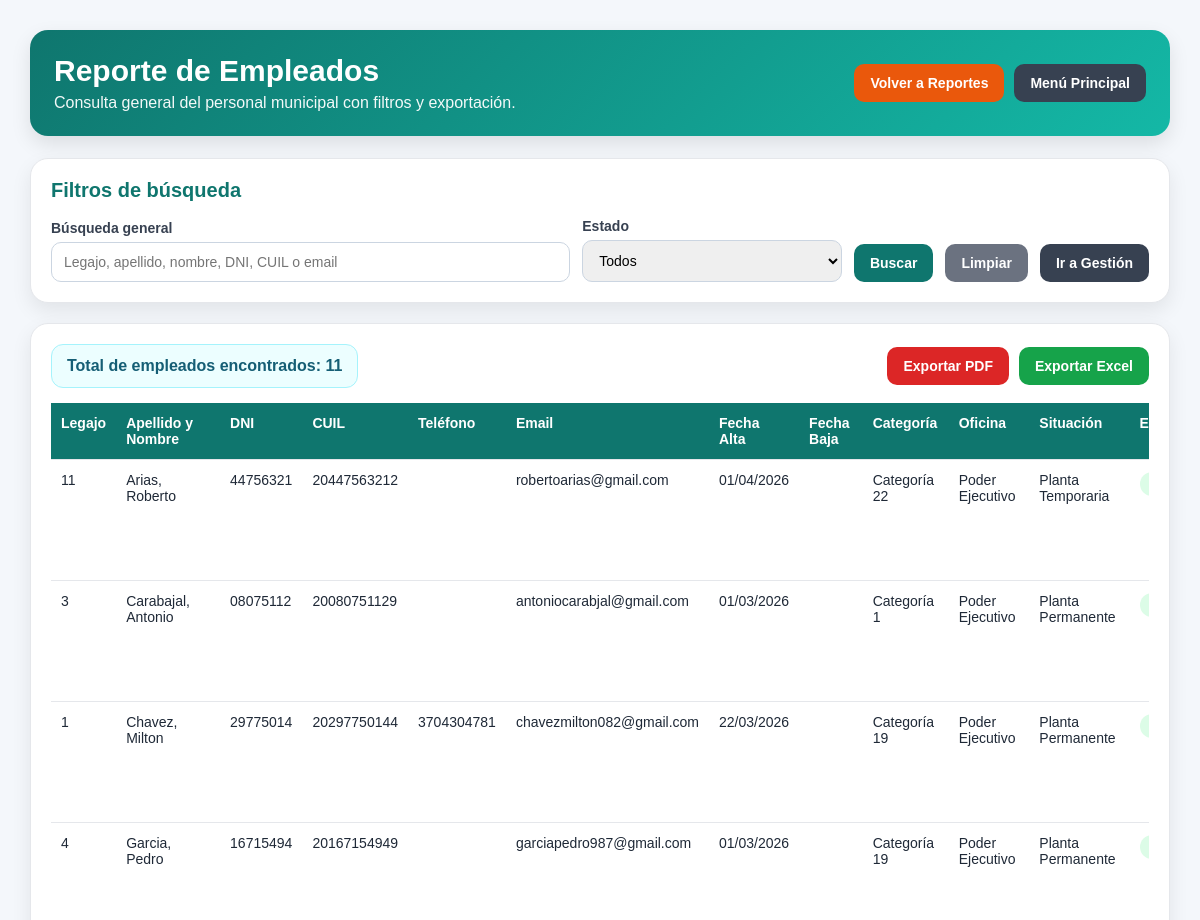
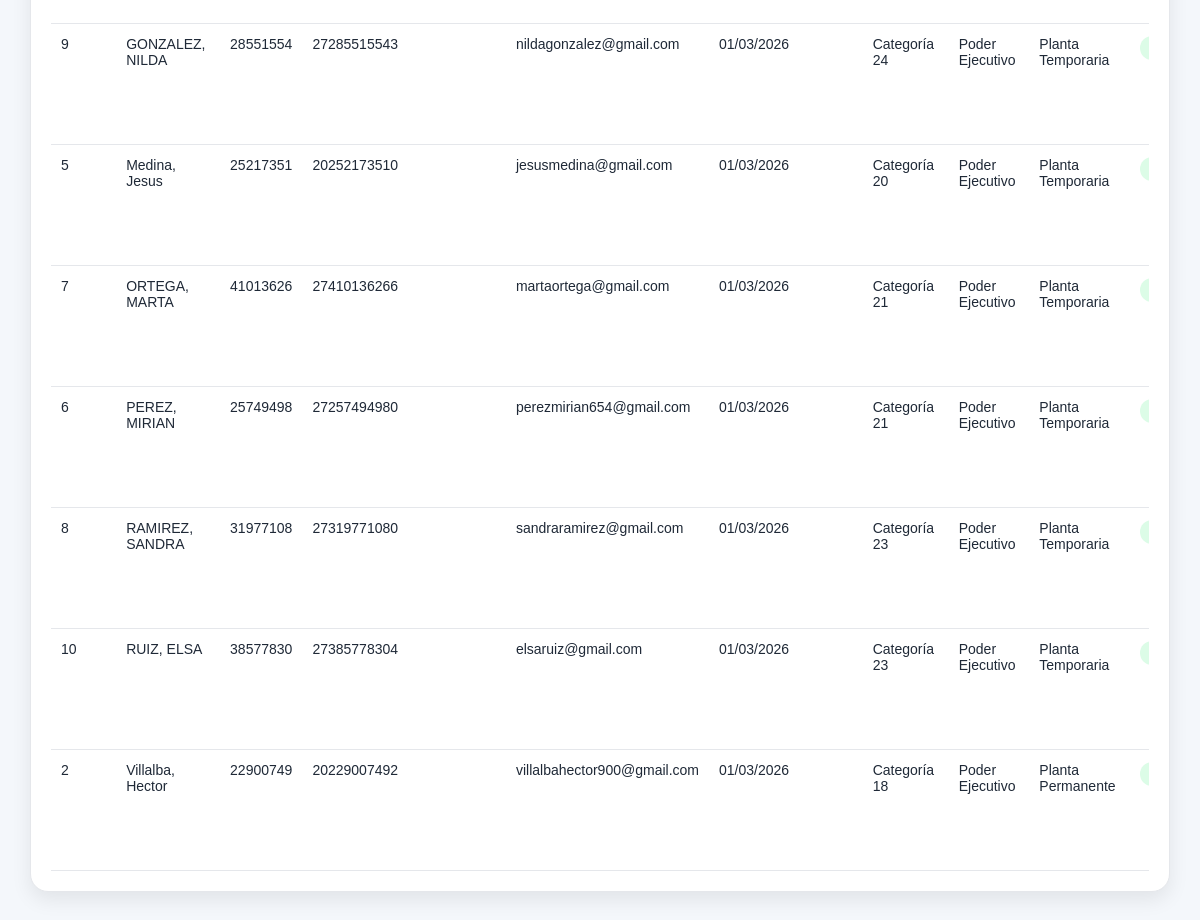
The app's page /reporte_empleados.php (signed in) with its own data (2 pictures, top to bottom).
### tables this page shows
CREATE TABLE `empleado` (
  `id` int NOT NULL AUTO_INCREMENT,
  `institucion_id` int NOT NULL,
  `oficina_id` int NOT NULL,
  `situacion_id` int NOT NULL,
  `escalafon_id` int NOT NULL,
  `categoria_id` int NOT NULL,
  `nro_legajo` varchar(20) NOT NULL,
  `apellido` varchar(80) NOT NULL,
  `nombre` varchar(80) NOT NULL,
  `dni` varchar(15) NOT NULL,
  `cuil` varchar(20) NOT NULL,
  `fecha_alta` date NOT NULL,
  `fecha_baja` date DEFAULT NULL,
  `telefono` varchar(30) DEFAULT NULL,
  `email` varchar(150) DEFAULT NULL,
  `domicilio` varchar(150) DEFAULT NULL,
  `observaciones` varchar(255) DEFAULT NULL,
  `activo` tinyint(1) DEFAULT '1',
  PRIMARY KEY (`id`),
  UNIQUE KEY `nro_legajo` (`nro_legajo`),
  UNIQUE KEY `dni` (`dni`),
  UNIQUE KEY `cuil` (`cuil`),
  UNIQUE KEY `uq_empleado_legajo` (`nro_legajo`),
  UNIQUE KEY `uq_empleado_dni` (`dni`),
  UNIQUE KEY `uq_empleado_cuil` (`cuil`),
  UNIQUE KEY `uq_empleado_email` (`email`),
  KEY `institucion_id` (`institucion_id`),
  KEY `oficina_id` (`oficina_id`),
  KEY `situacion_id` (`situacion_id`),
  KEY `escalafon_id` (`escalafon_id`),
  KEY `categoria_id` (`categoria_id`),
  CONSTRAINT `empleado_ibfk_1` FOREIGN KEY (`institucion_id`) REFERENCES `institucion` (`id`),
  CONSTRAINT `empleado_ibfk_2` FOREIGN KEY (`oficina_id`) REFERENCES `oficina` (`id`),
  CONSTRAINT `empleado_ibfk_3` FOREIGN KEY (`situacion_id`) REFERENCES `situacion` (`id`),
  CONSTRAINT `empleado_ibfk_4` FOREIGN KEY (`escalafon_id`) REFERENCES `escalafon` (`id`),
  CONSTRAINT `empleado_ibfk_5` FOREIGN KEY (`categoria_id`) REFERENCES `categoria` (`id`)
);

CREATE TABLE `categoria` (
  `id` int NOT NULL AUTO_INCREMENT,
  `codigo` varchar(20) NOT NULL,
  `nombre` varchar(100) NOT NULL,
  `sueldo_basico` decimal(12,2) DEFAULT '0.00',
  `dedicacion_funcional` decimal(12,2) DEFAULT '0.00',
  `suplemento_especial` decimal(12,2) DEFAULT '0.00',
  PRIMARY KEY (`id`),
  UNIQUE KEY `uq_categoria_codigo` (`codigo`)
);

CREATE TABLE `oficina` (
  `id` int NOT NULL AUTO_INCREMENT,
  `institucion_id` int NOT NULL,
  `nombre` varchar(120) NOT NULL,
  PRIMARY KEY (`id`),
  KEY `institucion_id` (`institucion_id`),
  CONSTRAINT `oficina_ibfk_1` FOREIGN KEY (`institucion_id`) REFERENCES `institucion` (`id`)
);

CREATE TABLE `situacion` (
  `id` int NOT NULL AUTO_INCREMENT,
  `nombre` varchar(100) NOT NULL,
  PRIMARY KEY (`id`)
);

### reporte_empleados.php (the view, shortened to what this page needs)
<?php
require_once("conexion.php");
$busqueda = trim($_GET['busqueda'] ?? "");
$estado   = trim($_GET['estado'] ?? "");
$sql = "
    SELECT
        e.id,
        e.nro_legajo,
        e.apellido,
        e.nombre,
        e.dni,
        e.cuil,
        e.telefono,
        e.email,
        e.fecha_alta,
        e.fecha_baja,
        e.activo,
        c.nombre AS categoria,
        o.nombre AS oficina,
        s.nombre AS situacion
    FROM empleado e
    INNER JOIN categoria c ON e.categoria_id = c.id
    INNER JOIN oficina o ON e.oficina_id = o.id
    INNER JOIN situacion s ON e.situacion_id = s.id
    WHERE 1=1
";
$sql .= " ORDER BY e.apellido, e.nombre";
$stmt = $conexion->prepare($sql);
$stmt->execute();
$resultado = $stmt->get_result();
$totalEmpleados = $resultado->num_rows;
$queryString = http_build_query([
    'busqueda' => $busqueda,
    'estado'   => $estado
]);
?>
<!DOCTYPE html>
<html lang="es">
<head>
</head>
<body>
<div class="contenedor">
    <div class="cabecera">
        <div class="cabecera-top">
            <div>
                <h1>Reporte de Empleados</h1>
                <p>Consulta general del personal municipal con filtros y exportación.</p>
            </div>
            <div class="acciones-superiores">
                <a href="reportes.php" class="btn btn-reportes">Volver a Reportes</a>
                <a href="index.php" class="btn btn-volver">Menú Principal</a>
            </div>
        </div>
    </div>
    <div class="panel">
        <h2>Filtros de búsqueda</h2>
        <form method="GET" action="reporte_empleados.php" class="filtros">
            <div class="campo">
                <label for="busqueda">Búsqueda general</label>
                <input
                    type="text"
                    id="busqueda"
                    name="busqueda"
                    placeholder="Legajo, apellido, nombre, DNI, CUIL o email"
                    value="<?php echo htmlspecialchars($busqueda); ?>"
                >
            </div>
            <div class="campo">
                <label for="estado">Estado</label>
                <select name="estado" id="estado">
                    <option value="">Todos</option>
                </select>
            </div>
            <button type="submit" class="btn btn-buscar">Buscar</button>
            <a href="reporte_empleados.php" class="btn btn-limpiar">Limpiar</a>
            <a href="empleados.php" class="btn btn-volver">Ir a Gestión</a>
        </form>
    </div>
    <div class="panel">
        <div class="resumen">
            <div class="resumen-box">
                Total de empleados encontrados: <?php echo (int)$totalEmpleados; ?>
            </div>
            <div class="acciones-exportar">
                <a href="reporte_empleados_pdf.php?<?php echo htmlspecialchars($queryString); ?>" class="btn btn-pdf">Exportar PDF</a>
                <a href="reporte_empleados_excel.php?<?php echo htmlspecialchars($queryString); ?>" class="btn btn-excel">Exportar Excel</a>
            </div>
        </div>
        <?php if ($resultado && $resultado->num_rows > 0): ?>
            <div class="tabla-contenedor">
                <table>
                    <thead>
                        <tr>
                            <th>Legajo</th>
                            <th>Apellido y Nombre</th>
                            <th>DNI</th>
                            <th>CUIL</th>
                            <th>Teléfono</th>
                            <th>Email</th>
                            <th>Fecha Alta</th>
                            <th>Fecha Baja</th>
                            <th>Categoría</th>
                            <th>Oficina</th>
                            <th>Situación</th>
                            <th>Estado</th>
                        </tr>
                    </thead>
                    <tbody>
                    <?php while ($fila = $resultado->fetch_assoc()): ?>
                        <tr>
                            <td><?php echo htmlspecialchars($fila['nro_legajo']); ?></td>
                            <td><?php echo htmlspecialchars($fila['apellido'] . ', ' . $fila['nombre']); ?></td>
                            <td><?php echo htmlspecialchars($fila['dni']); ?></td>
                            <td><?php echo htmlspecialchars($fila['cuil']); ?></td>
                            <td><?php echo htmlspecialchars($fila['telefono'] ?? ''); ?></td>
                            <td><?php echo htmlspecialchars($fila['email'] ?? ''); ?></td>
                            <td>
                                <?php echo !empty($fila['fecha_alta']) ? date("d/m/Y", strtotime($fila['fecha_alta'])) : ''; ?>
                            </td>
                            <td>
                            </td>
                            <td><?php echo htmlspecialchars($fila['categoria']); ?></td>
                            <td><?php echo htmlspecialchars($fila['oficina']); ?></td>
                            <td><?php echo htmlspecialchars($fila['situacion']); ?></td>
                            <td>
                                <?php if ((int)$fila['activo'] === 1): ?>
                                    <span class="estado-activo">Activo</span>
                                <?php else: ?>
                                    <span class="estado-inactivo">Inactivo</span>
                                <?php endif; ?>
                            </td>
                        </tr>
                    <?php endwhile; ?>
                    </tbody>
                </table>
            </div>
        <?php else: ?>
            <div class="sin-registros">
                No se encontraron empleados con los filtros seleccionados.
            </div>
        <?php endif; ?>
    </div>
</div>
</body>
</html>

### reporte_empleados.php (style rules this page uses)
* { box-sizing: border-box; }
body { margin: 0; font-family: Arial, Helvetica, sans-serif; background: #f4f7fb; color: #1f2937; }
.contenedor { width: 95%; max-width: 1400px; margin: 30px auto; }
.cabecera { background: linear-gradient(135deg, #0f766e, #14b8a6); color: white; border-radius: 18px; padding: 24px; box-shadow: 0 8px 20px rgba(0,0,0,0.10); margin-bottom: 22px; }
.cabecera-top { display: flex; justify-content: space-between; align-items: center; gap: 15px; flex-wrap: wrap; }
.cabecera h1 { margin: 0 0 6px 0; font-size: 30px; }
.cabecera p { margin: 0; opacity: 0.95; }
.acciones-superiores { display: flex; gap: 10px; flex-wrap: wrap; }
.btn { display: inline-block; text-decoration: none; border: none; border-radius: 10px; padding: 11px 16px; font-size: 14px; font-weight: bold; cursor: pointer; color: white; transition: 0.2s ease; }
.btn-volver { background: #374151; }
.btn-reportes { background: #ea580c; }
.btn-buscar { background: #0f766e; }
.btn-limpiar { background: #6b7280; }
.btn-pdf { background: #dc2626; }
.btn-excel { background: #16a34a; }
.panel { background: white; border-radius: 18px; padding: 20px; box-shadow: 0 8px 20px rgba(0,0,0,0.08); border: 1px solid #e5e7eb; margin-bottom: 20px; }
.panel h2 { margin-top: 0; margin-bottom: 16px; font-size: 20px; color: #0f766e; }
.filtros { display: grid; grid-template-columns: 2fr 1fr auto auto auto; gap: 12px; align-items: end; }
.campo label { display: block; margin-bottom: 6px; font-size: 14px; font-weight: bold; color: #374151; }
.campo input, .campo select { width: 100%; padding: 11px 12px; border: 1px solid #cbd5e1; border-radius: 10px; font-size: 14px; outline: none; }
.resumen { display: flex; justify-content: space-between; align-items: center; gap: 12px; flex-wrap: wrap; margin-bottom: 15px; }
.resumen-box { background: #ecfeff; border: 1px solid #a5f3fc; color: #155e75; padding: 12px 15px; border-radius: 12px; font-weight: bold; }
.acciones-exportar { display: flex; gap: 10px; flex-wrap: wrap; }
.tabla-contenedor { overflow-x: auto; }
table { width: 100%; min-width: 1250px; border-collapse: collapse; background: white; }
th, td { padding: 12px 10px; border-bottom: 1px solid #e5e7eb; text-align: left; font-size: 14px; vertical-align: top; }
th { background: #0f766e; color: white; position: sticky; top: 0; }
.estado-activo { display: inline-block; background: #dcfce7; color: #166534; font-weight: bold; padding: 5px 10px; border-radius: 999px; font-size: 12px; }

### records on screen
empleado: nro_legajo "11", apellido+nombre "Arias, Roberto", dni "44756321", cuil "20447563212", email "robertoarias@gmail.com", fecha_alta "01/04/2026", categoria.nombre "Categoría 22", oficina.nombre "Poder Ejecutivo", situacion.nombre "Planta Temporaria"
empleado: nro_legajo "3", apellido+nombre "Carabajal, Antonio", dni "08075112", cuil "20080751129", email "antoniocarabjal@gmail.com", fecha_alta "01/03/2026", categoria.nombre "Categoría 1", oficina.nombre "Poder Ejecutivo", situacion.nombre "Planta Permanente"
empleado: nro_legajo "1", apellido+nombre "Chavez, Milton", dni "29775014", cuil "20297750144", telefono "3704304781", email "chavezmilton082@gmail.com", fecha_alta "22/03/2026", categoria.nombre "Categoría 19", oficina.nombre "Poder Ejecutivo", situacion.nombre "Planta Permanente"
empleado: nro_legajo "4", apellido+nombre "Garcia, Pedro", dni "16715494", cuil "20167154949", email "garciapedro987@gmail.com", fecha_alta "01/03/2026", categoria.nombre "Categoría 19", oficina.nombre "Poder Ejecutivo", situacion.nombre "Planta Permanente"
empleado: nro_legajo "9", apellido+nombre "GONZALEZ, NILDA", dni "28551554", cuil "27285515543", email "nildagonzalez@gmail.com", fecha_alta "01/03/2026", categoria.nombre "Categoría 24", oficina.nombre "Poder Ejecutivo", situacion.nombre "Planta Temporaria"
empleado: nro_legajo "5", apellido+nombre "Medina, Jesus", dni "25217351", cuil "20252173510", email "jesusmedina@gmail.com", fecha_alta "01/03/2026", categoria.nombre "Categoría 20", oficina.nombre "Poder Ejecutivo", situacion.nombre "Planta Temporaria"
empleado: nro_legajo "7", apellido+nombre "ORTEGA, MARTA", dni "41013626", cuil "27410136266", email "martaortega@gmail.com", fecha_alta "01/03/2026", categoria.nombre "Categoría 21", oficina.nombre "Poder Ejecutivo", situacion.nombre "Planta Temporaria"
empleado: nro_legajo "6", apellido+nombre "PEREZ, MIRIAN", dni "25749498", cuil "27257494980", email "perezmirian654@gmail.com", fecha_alta "01/03/2026", categoria.nombre "Categoría 21", oficina.nombre "Poder Ejecutivo", situacion.nombre "Planta Temporaria"
empleado: nro_legajo "8", apellido+nombre "RAMIREZ, SANDRA", dni "31977108", cuil "27319771080", email "sandraramirez@gmail.com", fecha_alta "01/03/2026", categoria.nombre "Categoría 23", oficina.nombre "Poder Ejecutivo", situacion.nombre "Planta Temporaria"
empleado: nro_legajo "10", apellido+nombre "RUIZ, ELSA", dni "38577830", cuil "27385778304", email "elsaruiz@gmail.com", fecha_alta "01/03/2026", categoria.nombre "Categoría 23", oficina.nombre "Poder Ejecutivo", situacion.nombre "Planta Temporaria"
empleado: nro_legajo "2", apellido+nombre "Villalba, Hector", dni "22900749", cuil "20229007492", email "villalbahector900@gmail.com", fecha_alta "01/03/2026", categoria.nombre "Categoría 18", oficina.nombre "Poder Ejecutivo", situacion.nombre "Planta Permanente"

### other values on screen
$totalEmpleados "11"
